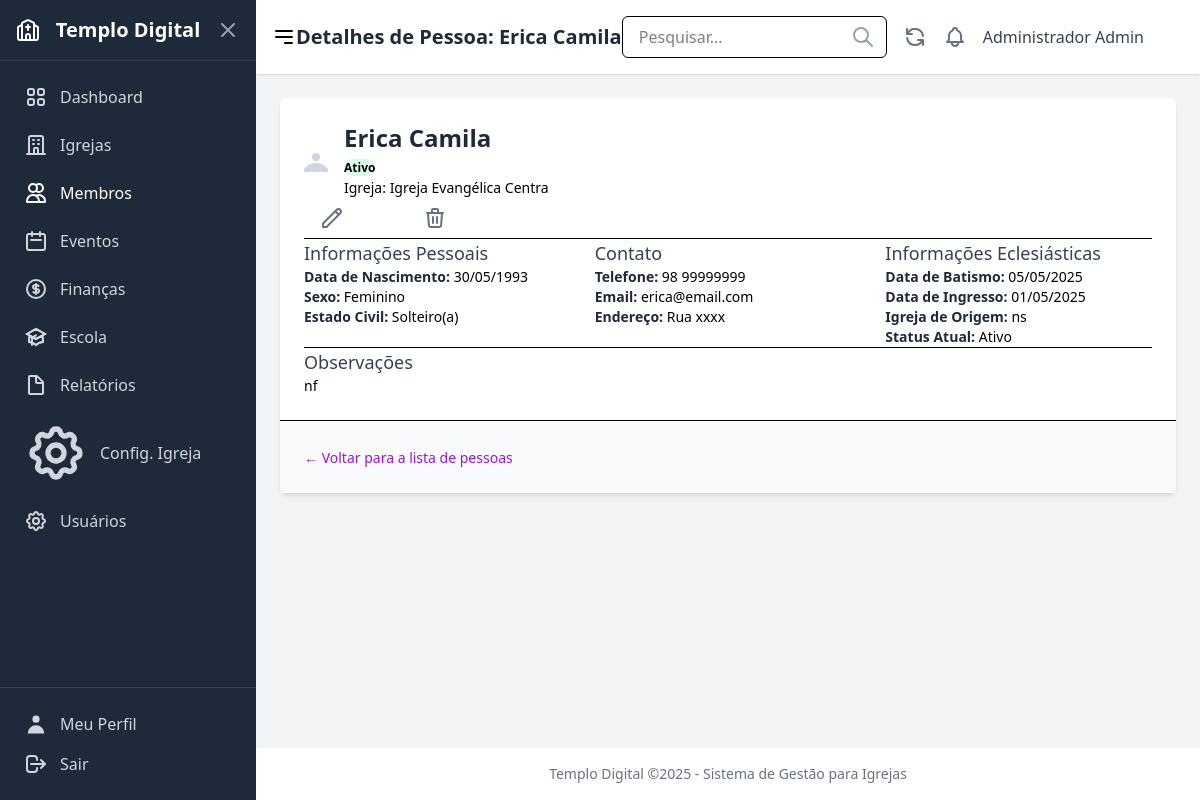
The app's page /membros/1/ (signed in) with its own data.
### members/models.py (models this page shows, shortened)
class Member(models.Model):
    MEMBER_TYPE_CHOICES = [
        ("membro", "Membro"),
        ("visitante", "Visitante"),
        ("obreiro", "Obreiro"),
    ]
    GENDER_CHOICES = [
        ("M", "Masculino"),
        ("F", "Feminino"),
        ("O", "Outro"),
    ]
    MARITAL_STATUS_CHOICES = [
        ("solteiro", "Solteiro(a)"),
        ("casado", "Casado(a)"),
        ("divorciado", "Divorciado(a)"),
        ("viuvo", "Viúvo(a)"),
    ]
    STATUS_CHOICES = [
        ("ativo", "Ativo"),
        ("inativo", "Inativo"),
        ("transferido", "Transferido"),
        ("disciplina", "Em Disciplina"),
        ("visitante", "Visitante"),
    ]
    user = models.OneToOneField(settings.AUTH_USER_MODEL, on_delete=models.SET_NULL, null=True, blank=True, verbose_name="Usuário do Sistema")
    name = models.CharField(max_length=255, verbose_name="Nome Completo")
    birth_date = models.DateField(null=True, blank=True, verbose_name="Data de Nascimento")
    gender = models.CharField(max_length=10, choices=GENDER_CHOICES, null=True, blank=True, verbose_name="Sexo")
    marital_status = models.CharField(max_length=15, choices=MARITAL_STATUS_CHOICES, null=True, blank=True, verbose_name="Estado Civil")
    address = models.TextField(blank=True, null=True, verbose_name="Endereço")
    phone = models.CharField(max_length=20, blank=True, null=True, verbose_name="Telefone")
    email = models.EmailField(blank=True, null=True, verbose_name="Email")
    baptism_date = models.DateField(null=True, blank=True, verbose_name="Data de Batismo")
    join_date = models.DateField(blank=True, null=True, verbose_name="Data de Ingresso")
    origin_church = models.CharField(max_length=255, blank=True, null=True, verbose_name="Igreja de Origem")
    member_type = models.CharField(max_length=50, choices=MEMBER_TYPE_CHOICES, default="membro", verbose_name="Tipo de Membro") # Pode ser redundante com role
    role = models.CharField(max_length=100, blank=True, null=True, verbose_name="Cargo/Função")
    status = models.CharField(max_length=15, choices=STATUS_CHOICES, default="ativo", verbose_name="Status")
    church = models.ForeignKey(Church, on_delete=models.SET_NULL, null=True, blank=True, related_name="members", verbose_name="Igreja Atual")
    photo = models.ImageField(upload_to='member_photos/', null=True, blank=True, verbose_name="Foto")
    notes = models.TextField(blank=True, null=True, verbose_name="Observações")
    created_at = models.DateTimeField(auto_now_add=True, verbose_name="Criado em")
    updated_at = models.DateTimeField(auto_now=True, verbose_name="Atualizado em")
    class Meta:
        verbose_name = "Membro"
        verbose_name_plural = "Membros"
        ordering = ["name"]

### users/models.py (models this page shows, shortened)
class CustomUser(AbstractUser):
    ROLE_CHOICES = [
        ('admin', 'Administrador'),
        ('pastor', 'Pastor'),
        ('secretario', 'Secretário'),
        ('tesoureiro', 'Tesoureiro'),
        ('lider', 'Líder'),
        ('membro', 'Membro'),
    ]
    role = models.CharField(
        _('Função'),
        max_length=20,
        choices=ROLE_CHOICES,
        default='membro',
        help_text=_('Define o nível de permissão do usuário no sistema')
    )
    phone = models.CharField(
        _('Telefone'),
        max_length=20,
        blank=True,
        null=True
    )
    address = models.TextField(
        _('Endereço'),
        blank=True,
        null=True
    )
    profile_image = models.ImageField(
        _('Imagem de Perfil'),
        upload_to='profile_images/',
        blank=True,
        null=True
    )
    class Meta:
        verbose_name = _('Usuário')
        verbose_name_plural = _('Usuários')

### churches/models.py (models this page shows, shortened)
class Church(models.Model):
    TYPE_CHOICES = [
        ('sede', 'Sede'),
        ('filial', 'Filial'),
    ]
    name = models.CharField(max_length=255, verbose_name="Nome")
    address = models.TextField(blank=True, null=True, verbose_name="Endereço")
    phone = models.CharField(max_length=20, blank=True, null=True, verbose_name="Telefone")
    email = models.EmailField(blank=True, null=True, verbose_name="Email")
    founded_date = models.DateField(blank=True, null=True, verbose_name="Data de Fundação")
    schedule = models.TextField(blank=True, null=True, verbose_name="Horários")
    church_type = models.CharField(max_length=10, choices=TYPE_CHOICES, blank=True, null=True, verbose_name="Tipo")
    description = models.TextField(blank=True, null=True, verbose_name="Descrição")
    created_at = models.DateTimeField(auto_now_add=True, verbose_name="Criado em")
    updated_at = models.DateTimeField(auto_now=True, verbose_name="Atualizado em")
    class Meta:
        verbose_name = "Igreja"
        verbose_name_plural = "Igrejas"
        ordering = ["name"]

### members/views.py (the view)
# urls.py: path("<int:pk>/", views.MemberDetailView.as_view(), name="member_detail"),
class MemberDetailView(LoginRequiredMixin, DetailView):
    model = Member
    template_name = "members/member_detail.html"
    context_object_name = "member"
    def get_context_data(self, **kwargs):
        context = super().get_context_data(**kwargs)
        context['active_menu'] = 'members'
        return context

### members/templates/members/member_detail.html (shortened to what this page needs)
{% extends "core/base.html" %}
{% load static humanize %}
{% block page_title %}Detalhes de Pessoa: {{ member.name }}{% endblock %}
{% block content %}
<div class="bg-white shadow-md rounded-lg overflow-hidden">
    <div class="p-6">
        <div class="mb-6 flex flex-col md:flex-row justify-between md:items-start space-y-4 md:space-y-0">
            <div class="flex items-center space-x-4">
                <div class="flex-shrink-0">
                    {% if member.photo %}
                        <img style="width: 48px; height: 48px;" class="rounded-full object-cover" src="{{ member.photo.url }}" alt="Foto de {{ member.name }}">
                    {% else %}
                        <span class="inline-block h-20 w-20 rounded-full overflow-hidden bg-gray-100">
                            {% include "icons/pessoa.html" %}
                        </span>
                    {% endif %}
                </div>
                <div>
                    <h2 class="text-2xl font-semibold text-gray-800">{{ member.name }}</h2>
                    <span class="px-2 inline-flex text-xs leading-5 font-semibold rounded-full
                        {% if member.member_type == 'PASTOR' %} bg-blue-100 text-blue-800
                        {% elif member.member_type == 'LIDER' %} bg-yellow-100 text-yellow-800
                        {% elif member.status == 'VISITANTE' %} bg-red-100 text-red-800
                        {% else %} bg-green-100 text-green-800 {% endif %}">
                        {{ member.get_hole_display|default:member.get_status_display }}
                    </span>
                    {% if member.church %}
                        <p class="text-sm text-gray-600 mt-1">Igreja: {{ member.church.name }}</p>
                    {% endif %}
                </div>
            </div>
            <div class="flex space-x-2 self-start md:self-auto">
                <a href="{% url 'members:member_edit' member.pk %}" class="px-4 py-2 bg-blue-500 text-white rounded-md hover:bg-blue-600 text-sm flex items-center">
                </a>
                <a href="{% url 'members:member_delete' member.pk %}" class="px-4 py-2 bg-red-500 text-white rounded-md hover:bg-red-600 text-sm flex items-center">
                </a>
            </div>
        </div>
        <div class="border-t border-gray-200 pt-6 grid grid-cols-1 md:grid-cols-2 lg:grid-cols-3 gap-6">
            <div>
                <h3 class="text-lg font-medium text-gray-700 mb-2">Informações Pessoais</h3>
                <p class="text-sm text-gray-600 mb-1"><strong class="font-medium text-gray-800">Data de Nascimento:</strong> {{ member.birth_date|date:"d/m/Y"|default:"-" }}</p>
                <p class="text-sm text-gray-600 mb-1"><strong class="font-medium text-gray-800">Sexo:</strong> {{ member.get_gender_display|default:"-" }}</p>
                <p class="text-sm text-gray-600 mb-1"><strong class="font-medium text-gray-800">Estado Civil:</strong> {{ member.get_marital_status_display|default:"-" }}</p>
            </div>
            <div>
                <h3 class="text-lg font-medium text-gray-700 mb-2">Contato</h3>
                <p class="text-sm text-gray-600 mb-1"><strong class="font-medium text-gray-800">Telefone:</strong> {{ member.phone|default:"-" }}</p>
                <p class="text-sm text-gray-600 mb-1"><strong class="font-medium text-gray-800">Email:</strong> {{ member.email|default:"-" }}</p>
                <p class="text-sm text-gray-600 mb-1"><strong class="font-medium text-gray-800">Endereço:</strong> {{ member.address|default:"-" }}</p>
            </div>
            <div>
                <h3 class="text-lg font-medium text-gray-700 mb-2">Informações Eclesiásticas</h3>
                <p class="text-sm text-gray-600 mb-1"><strong class="font-medium text-gray-800">Data de Batismo:</strong> {{ member.baptism_date|date:"d/m/Y"|default:"-" }}</p>
                <p class="text-sm text-gray-600 mb-1"><strong class="font-medium text-gray-800">Data de Ingresso:</strong> {{ member.join_date|date:"d/m/Y"|default:"-" }}</p>
                <p class="text-sm text-gray-600 mb-1"><strong class="font-medium text-gray-800">Igreja de Origem:</strong> {{ member.origin_church|default:"-" }}</p>
                <p class="text-sm text-gray-600 mb-1"><strong class="font-medium text-gray-800">Status Atual:</strong> {{ member.get_status_display|default:"-" }}</p>
            </div>
        </div>
        {% if member.notes %}
        <div class="border-t border-gray-200 mt-6 pt-6">
             <h3 class="text-lg font-medium text-gray-700 mb-2">Observações</h3>
             <p class="text-sm text-gray-600 whitespace-pre-wrap">{{ member.notes }}</p>
        </div>
        {% endif %}
    </div>
    <div class="p-6 border-t border-gray-200 bg-gray-50">
        <a href="{% url 'members:member_list' %}" class="text-sm text-purple-600 hover:text-purple-800">&larr; Voltar para a lista de pessoas</a>
    </div>
</div>
{% endblock %}

### core/templates/core/base.html (shortened to what this page needs)
{% load static tailwind_tags %}
<!DOCTYPE html>
<html lang="pt-br">
  <head>
    {% tailwind_css %}
  </head>
  <body class="bg-gray-100 ml-64" x-data="{ isSidebarOpen: false }">
    <div class="flex min-h-screen">
      {% if user.is_authenticated %}
      <aside
        class="w-64 bg-gray-800 text-white flex flex-col fixed inset-y-0 left-0 z-30 transform -translate-x-full md:translate-x-0 transition-transform duration-300 ease-in-out"
        :class="{ 'translate-x-0': isSidebarOpen }"
        x-cloak
      >
      {% include "parts/sidebar.html" %}
        <div class="p-4 border-t border-gray-700">
          <a href="{% url 'users:profile' %}" class="flex items-center p-2 text-gray-300 hover:bg-gray-700 hover:text-white rounded-md mb-2">
            {% include 'icons/profile.html' %} <span class="ml-3">Meu Perfil</span>
          </a>
          <form method="post" action="{% url 'users:logout' %}">
            <button type="submit" class="flex items-center w-full p-2 text-gray-300 hover:bg-gray-700 hover:text-white rounded-md cursor-pointer">
                {% include 'icons/logout.html' %} <span class="ml-3">Sair</span>
            </button>
          </form>
        </div>
      </aside>
      {% endif %}
      <div class="flex-1 flex flex-col {% if user.is_authenticated %}md:ml-64{% endif %}">
          {% if user.is_authenticated %}
          <header class="bg-white shadow-sm p-4 flex justify-between items-center sticky top-0 z-10">
            <div class="flex items-center">
              <button @click="isSidebarOpen = !isSidebarOpen" class="md:hidden mr-4 text-gray-600 hover:text-gray-800">
                <svg class="w-6 h-6" fill="none" stroke="currentColor" viewBox="0 0 24 24" xmlns="http://www.w3.org/2000/svg"><path stroke-linecap="round" stroke-linejoin="round" stroke-width="2" d="M4 6h16M4 12h16m-7 6h7"></path></svg>
              </button>
              <h1 class="text-xl md:text-2xl font-semibold text-gray-800">
                {% block page_title %}Dashboard{% endblock %}
              </h1>
            </div>
            <div class="flex items-center space-x-4">
              <div class="relative hidden md:block">
                <input type="text" placeholder="Pesquisar..." class="px-4 py-2 border rounded-md focus:outline-none focus:ring-2 focus:ring-sky-500" />
                <span class="absolute right-3 top-1/2 transform -translate-y-1/2 text-gray-400">{% include 'icons/pesquisar.html' %}</span>
              </div>
              <button class="text-gray-500 hover:text-gray-700 hidden md:block">{% include 'icons/atualizar.html' %}</button>
              <button class="text-gray-500 hover:text-gray-700">{% include 'icons/notificacoes.html' %}</button>
              <div class="flex items-center space-x-2">
                <span class="text-gray-700 hidden sm:inline">{{ user.get_full_name|default:user.username }}</span>
                {% if user.profile_image %}
                  <img src="{{ user.profile_image.url }}" alt="User Avatar" class="w-8 h-8 rounded-full object-cover" />
                {% else %}
                  <div class="w-8 h-8 rounded-full bg-sky-500 flex items-center justify-center text-white font-semibold">
                  </div>
                {% endif %}
              </div>
            </div>
          </header>
          {% endif %}
          <main class="flex-grow p-6">
            {% block content %}{% endblock %}
          </main>
          {% if user.is_authenticated %}
          <footer class="bg-white text-center p-4 text-sm text-gray-500 mt-auto">
            <p>Templo Digital ©{% now 'Y' %} - Sistema de Gestão para Igrejas</p>
          </footer>
          {% endif %}
      </div>
    </div>
  </body>
</html>

### records on screen
Member: name "Erica Camila", hole "Ativo", church.name "Igreja Evangélica Centra", birth_date "30/05/1993", gender "Feminino", marital_status "Solteiro(a)", phone "98 99999999", email "erica@email.com", address "Rua xxxx", baptism_date "05/05/2025", join_date "01/05/2025", origin_church "ns", status "Ativo", notes "nf"
CustomUser: get_full_name "Administrador Admin"
